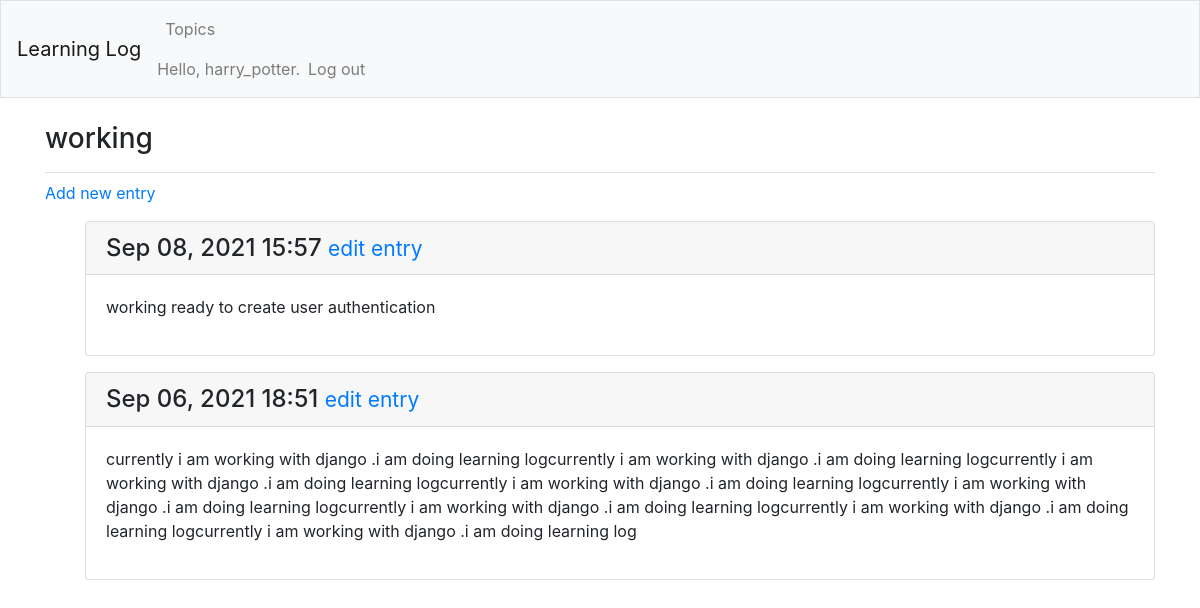
The page /topics/1/ (signed in) on the database its author committed.
### learning_logs/models.py (models this page shows, shortened)
class Topic(models.Model):
    text = models.CharField(max_length=200)
    date_added = models.DateTimeField(auto_now_add=True)
    owner = models.ForeignKey(User,on_delete=CASCADE)
    def __str__(self) -> str:
        return self.text

class Entry(models.Model):
    topic = models.ForeignKey(Topic, on_delete=models.CASCADE)
    text = models.TextField()
    date_added = models.DateTimeField(auto_now_add=True)
    class Meta:
        verbose_name_plural = 'entries'

### learning_logs/views.py (the view)
# urls.py: path('topics/<int:topic_id>/',views.topic,name='topic'),
@login_required
def topic(request,topic_id):
    topic = get_object_or_404(Topic,id=topic_id)
    if topic.owner != request.user:
        raise Http404
    entries = topic.entry_set.order_by('-date_added')
    context = {'topic':topic,'entries':entries}
    return render(request,'learning_logs/topic.html',context)

### learning_logs/templates/learning_logs/topic.html
{% extends 'learning_logs/base.html' %}
{% block page_header %}
<h3>{{ topic }}</h3>
{% endblock page_header %}
{% block content %}
<p>
    <a href="{% url 'learning_logs:new_entry' topic.id %}">Add new entry</a>
</p>
<ul>
    {% for entry in entries %}
    <div class="card mb-3">
        <h4 class="card-header">
            {{ entry.date_added|date:'M d, Y H:i' }}
            <small><a href="{% url 'learning_logs:edit_entry' entry.id %}">
                    edit entry</a></small>
        </h4>
        <div class="card-body">
            {{ entry.text|linebreaks }}
        </div>
    </div>
    {% empty %}
    <p>There are no entries for this topic yet.</p>
    {% endfor %}
    {% endblock content %}

### learning_logs/templates/learning_logs/base.html (shortened to what this page needs)
{% load bootstrap4 %}
<!doctype html>
<html lang="en">
<head>
    {% bootstrap_css %}
</head>
<body>
    <nav class="navbar navbar-expand-md flex-between navbar-light bg-light mb-4 border">
        <a class="navbar-brand" href="{% url 'learning_logs:index'%}">
            Learning Log</a>
        <div class="nav-item">
            <ul class=" navbar-nav mr-auto">
                <li class="nav-item">
                    <a class="nav-link" href="{% url 'learning_logs:topics'%}">
                        Topics</a>
                </li>
            </ul>
            <ul class="navbar-nav mr-auto">
                {% if user.is_authenticated %}
                <li class="nav-item">
                    <span class="navbar-text" }">Hello, {{ user.username }}.</span>
                </li>
                <li class="nav-item">
                    <a class="nav-link" href="{% url 'users:logout' %}">Log out</a>
                </li>
                {% endif %}
            </ul>
        </div>
    </nav>
    <main role="main" class="container">
        <div class="pb-2 mb-2  border-bottom">
            {% block page_header %}{% endblock page_header %}
        </div>
        <div>
            {% block content %}{% endblock content %}
        </div>
    </main>
</body>
</html>

### rows shown on the page
Topic: text "working"
Entry: date_added "Sep 08, 2021 15:57", text "working ready to create user authentication"
Entry: date_added "Sep 06, 2021 18:51", text "currently i am working with django .i am doing learning logcurrently i am working with django .i am doing learning logcurrently i am working with django .i am doing learning logcurrently i am working with django .i am doing learning logcurrently i am working with django .i am doing learning logcurrently i am working with django .i am doing learning logcurrently i am working with django .i am doing learning logcurrently i am working with django .i am doing learning log"

### other values the page prints
{{ user.username }} "harry_potter"
